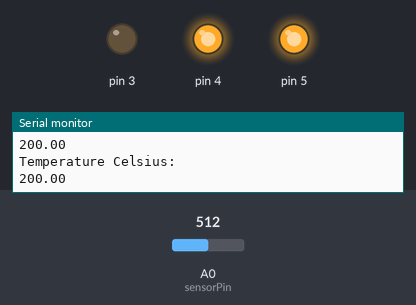
Simulated run of this sketch. Board: Arduino Uno, built with avr-gcc and run on an emulated ATmega328P. Shown: output pins drawn as LEDs (lit = HIGH), the last lines printed to the serial monitor. Inputs (shaded band) come from the test bench; at power-on: A0 (sensorPin) = 512.

Above: at 1.8 s.
1.9 s: A0 (sensorPin) set to 171
3.4 s: A0 (sensorPin) set to 154
At 4.8 s:
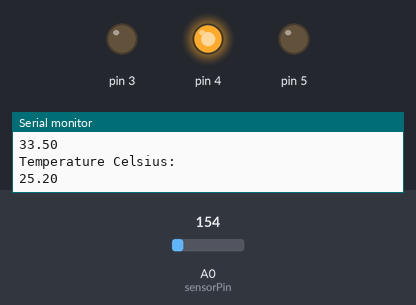
5.5 s: A0 (sensorPin) set to 122
At 6.4 s:
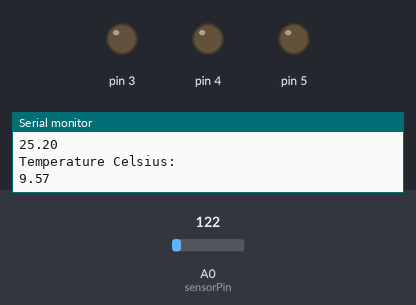
7.5 s: A0 (sensorPin) set to 306
At 9.2 s:
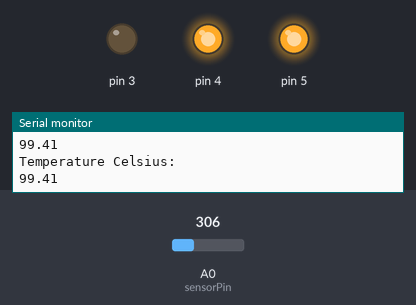
9.5 s: A0 (sensorPin) set to 0
At 10.7 s:
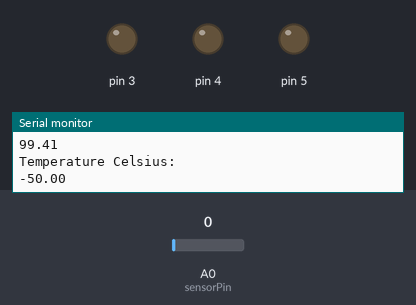
Timing chart, 0 to 12.5 s (numbered marks = the images above; inputs shaded):
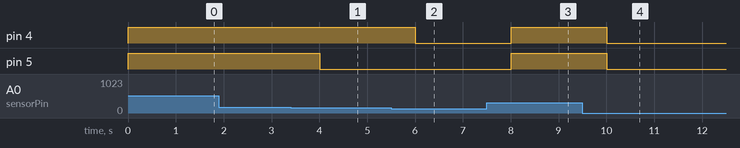

The sketch:

03_0_airTemperatureBlinky.ino
```cpp
const int sensorPin = A0;

const float happyTemp = 21.5;


void setup() {
  // put your setup code here, to run once:
  Serial.begin(9600); // open serial port


  for(int pinNumber = 3; pinNumber < 6; pinNumber++){
      pinMode(pinNumber, OUTPUT);
      digitalWrite(pinNumber, LOW);
    }
}

void loop() {
  // put your main code here, to run repeatedly:
  int sensorVal = analogRead(sensorPin);
  // the result of sensorVal will be between 0 and 1023
  float voltage = (sensorVal/1024.0) * 5.0;
  // convert voltage to temperature in degrees celcius
  float temperature = (voltage - 0.5) * 100;

  Serial.println("Temperature Celsius: ");
  Serial.println(temperature);

  if(temperature < happyTemp){
    digitalWrite(2, HIGH);
    digitalWrite(3, LOW);
    digitalWrite(4, LOW);
    digitalWrite(5, LOW);
   } else if (temperature > happyTemp && temperature <= happyTemp + 1){
    digitalWrite(2, LOW);
    digitalWrite(3, HIGH);
    digitalWrite(4, LOW);
    digitalWrite(5, LOW);
    } else if (temperature > happyTemp+1 && temperature <= happyTemp + 4){
      digitalWrite(2, LOW);
    digitalWrite(3, LOW);
    digitalWrite(4, HIGH);
    digitalWrite(5, LOW);
    } else if (temperature > happyTemp+4){
      digitalWrite(2, LOW);
    digitalWrite(3, LOW);
    digitalWrite(4, HIGH);
    digitalWrite(5, HIGH);
    }


  delay(1000);
}
```

Measured:
- the behaviour switches between 155 and 154 on A0 (sensorPin) (found by bisection; images 0 and 1)
- after the input at 3.4 s, pin 5: HIGH → LOW after 0.60 s
- after the input at 5.5 s, pin 4: HIGH → LOW after 0.51 s
- after the input at 7.5 s, pin 4, pin 5: LOW → HIGH after 0.51 s
- after the input at 9.5 s, pin 4, pin 5: HIGH → LOW after 0.51 s
